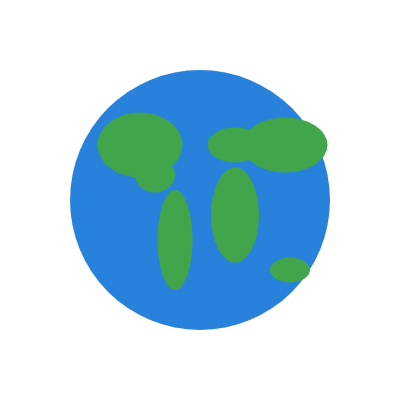
Frame 1 (no input)
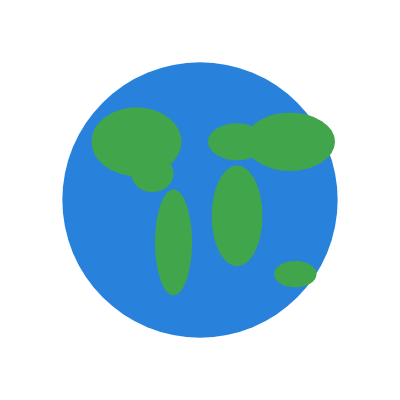
Frame 60 (no input)
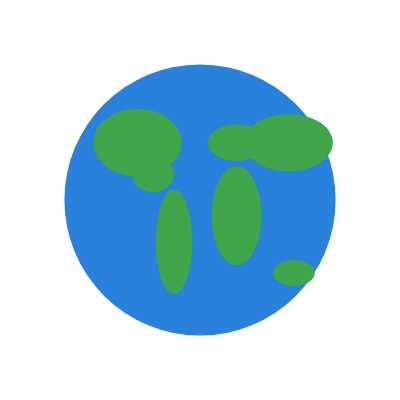
Frame 120 (the mouse pressed at the canvas centre since frame 60)

The p5.js sketch that drew these frames (run headless with seeded random() and noise() and a simulated clock; from frame 60 on, the mouse is pressed at the canvas centre):

// p5.js sketch
// ── sketch.js
let size = 1;
let zoom = 0.001;

function setup() {
  createCanvas(400, 400);
}

function draw() {
  clear();

  // Zoom effect
  push();
  translate(200, 200);
  scale(size);
  translate(-200, -200);

  // Ocean
  noStroke();
  fill(40, 130, 220);
  circle(200, 200, 260);

  // Continents
  fill(65, 165, 75);
  ellipse(140, 145, 85, 65);
  ellipse(155, 175, 40, 35);
  ellipse(175, 240, 35, 100);
  ellipse(235, 145, 55, 35);
  ellipse(235, 215, 48, 95);
  ellipse(285, 145, 85, 55);
  ellipse(290, 270, 40, 25);

  pop();

  // Expansion and shrinking
  size = size + zoom;

  if (size > 1.08 || size < 1) {
    zoom = -zoom;
  }
}
